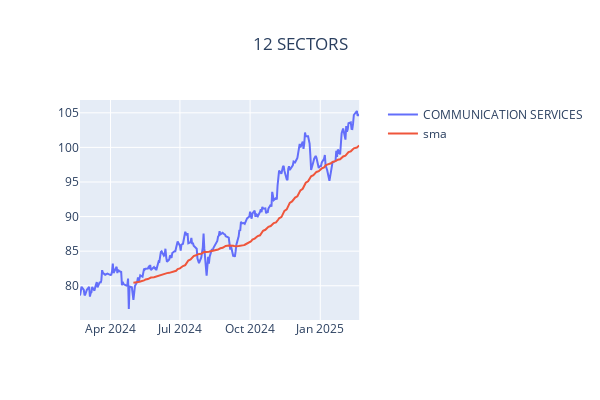
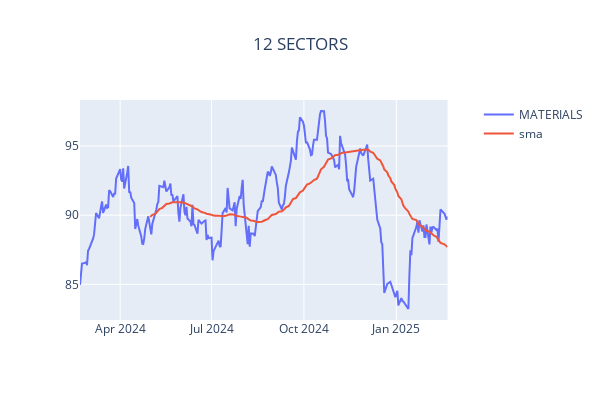
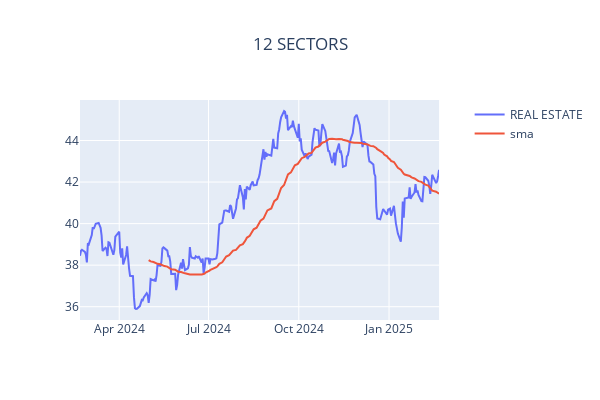
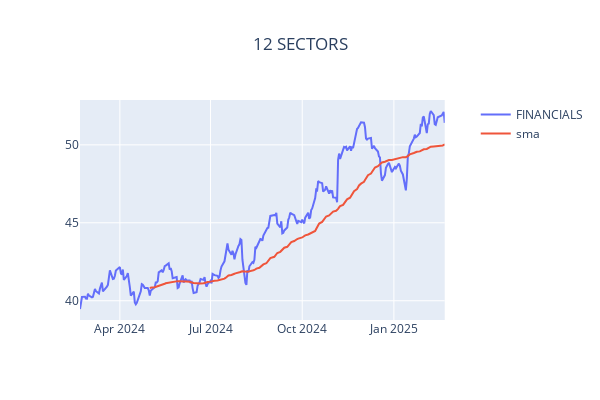

The notebook cell saved with these charts, in order:
### Markdown cell above
### Sectors

### Code cell
from yfinance_utils import list_utils
from datetime import datetime

symbols = list_utils.get_sectors()
names = list_utils.sectors
COLUMNS = ['Adj Close', 'Open','High','Low','Close','Volume']
NUMBER_OF_SECTORS = 12


top = list_utils.get_top_performers(symbols, size=NUMBER_OF_SECTORS)
_list = [i[0] for i in top]

data = yfinance.download(_list, period='1y', auto_adjust=False)
for symbol in _list:
    fig2=make_subplots(specs=[[{"secondary_y": True}]])
    fig2.update_layout(title=f"{NUMBER_OF_SECTORS} SECTORS", title_x=0.5, width=600, height=400)
    _d2 = pd.DataFrame()
    _d2 = data.loc[:,(slice(None),symbol)]
    _d2.columns = COLUMNS
    _d2['sma'] = TA.SMA(_d2, period=50)
    _d2.reset_index(inplace=True)
    fig2.add_trace(
        go.Scatter(y=_d2['Close'], x=_d2['Date'], name=names[symbol]),
        secondary_y=False
    )
    fig2.add_trace(
        go.Scatter(y=_d2['sma'], x=_d2['Date'], name=f'sma'),
        secondary_y=False
    )
    fig2.show()

today = datetime.today().strftime('%Y-%m-%d')
print("PERFORMANCE IN THE LAST 30 DAYS:")
for symbol, value in top:
    if save_to_mongo:
        file_utils.save_to_mongo({"DATE":today, "TICK":symbol, "PERFORMANCE":value, "SECTOR":names[symbol]}, "top_sector_performer")

### Figure 1 — Plotly figure (JSON) as saved in the notebook; plotly's stock layout.template omitted (floating-point values rounded to 4 significant figures; data arrays with more than 128 entries replaced by an {"elided": "..."} marker saying what was removed)
{"data": [{"name": "COMMUNICATION SERVICES", "type": "scatter", "x": {"elided": "252 str values"}, "xaxis": "x", "y": {"elided": "252 float values"}, "yaxis": "y"}, {"name": "sma", "type": "scatter", "x": {"elided": "252 str values"}, "xaxis": "x", "y": {"elided": "252 float values"}, "yaxis": "y"}], "layout": {"height": 400, "title": {"text": "12 SECTORS", "x": 0.5}, "width": 600, "xaxis": {"anchor": "y", "domain": [0, 0.94]}, "yaxis": {"anchor": "x", "domain": [0, 1]}, "yaxis2": {"anchor": "x", "overlaying": "y", "side": "right"}}}

### Figure 2 — Plotly figure (JSON) as saved in the notebook; plotly's stock layout.template omitted (floating-point values rounded to 4 significant figures; data arrays with more than 128 entries replaced by an {"elided": "..."} marker saying what was removed)
{"data": [{"name": "MATERIALS", "type": "scatter", "x": {"elided": "252 str values"}, "xaxis": "x", "y": {"elided": "252 float values"}, "yaxis": "y"}, {"name": "sma", "type": "scatter", "x": {"elided": "252 str values"}, "xaxis": "x", "y": {"elided": "252 float values"}, "yaxis": "y"}], "layout": {"height": 400, "title": {"text": "12 SECTORS", "x": 0.5}, "width": 600, "xaxis": {"anchor": "y", "domain": [0, 0.94]}, "yaxis": {"anchor": "x", "domain": [0, 1]}, "yaxis2": {"anchor": "x", "overlaying": "y", "side": "right"}}}

### Figure 3 — Plotly figure (JSON) as saved in the notebook; plotly's stock layout.template omitted (floating-point values rounded to 4 significant figures; data arrays with more than 128 entries replaced by an {"elided": "..."} marker saying what was removed)
{"data": [{"name": "REAL ESTATE", "type": "scatter", "x": {"elided": "252 str values"}, "xaxis": "x", "y": {"elided": "252 float values"}, "yaxis": "y"}, {"name": "sma", "type": "scatter", "x": {"elided": "252 str values"}, "xaxis": "x", "y": {"elided": "252 float values"}, "yaxis": "y"}], "layout": {"height": 400, "title": {"text": "12 SECTORS", "x": 0.5}, "width": 600, "xaxis": {"anchor": "y", "domain": [0, 0.94]}, "yaxis": {"anchor": "x", "domain": [0, 1]}, "yaxis2": {"anchor": "x", "overlaying": "y", "side": "right"}}}

### Figure 4 — Plotly figure (JSON) as saved in the notebook; plotly's stock layout.template omitted (floating-point values rounded to 4 significant figures; data arrays with more than 128 entries replaced by an {"elided": "..."} marker saying what was removed)
{"data": [{"name": "FINANCIALS", "type": "scatter", "x": {"elided": "252 str values"}, "xaxis": "x", "y": {"elided": "252 float values"}, "yaxis": "y"}, {"name": "sma", "type": "scatter", "x": {"elided": "252 str values"}, "xaxis": "x", "y": {"elided": "252 float values"}, "yaxis": "y"}], "layout": {"height": 400, "title": {"text": "12 SECTORS", "x": 0.5}, "width": 600, "xaxis": {"anchor": "y", "domain": [0, 0.94]}, "yaxis": {"anchor": "x", "domain": [0, 1]}, "yaxis2": {"anchor": "x", "overlaying": "y", "side": "right"}}}
